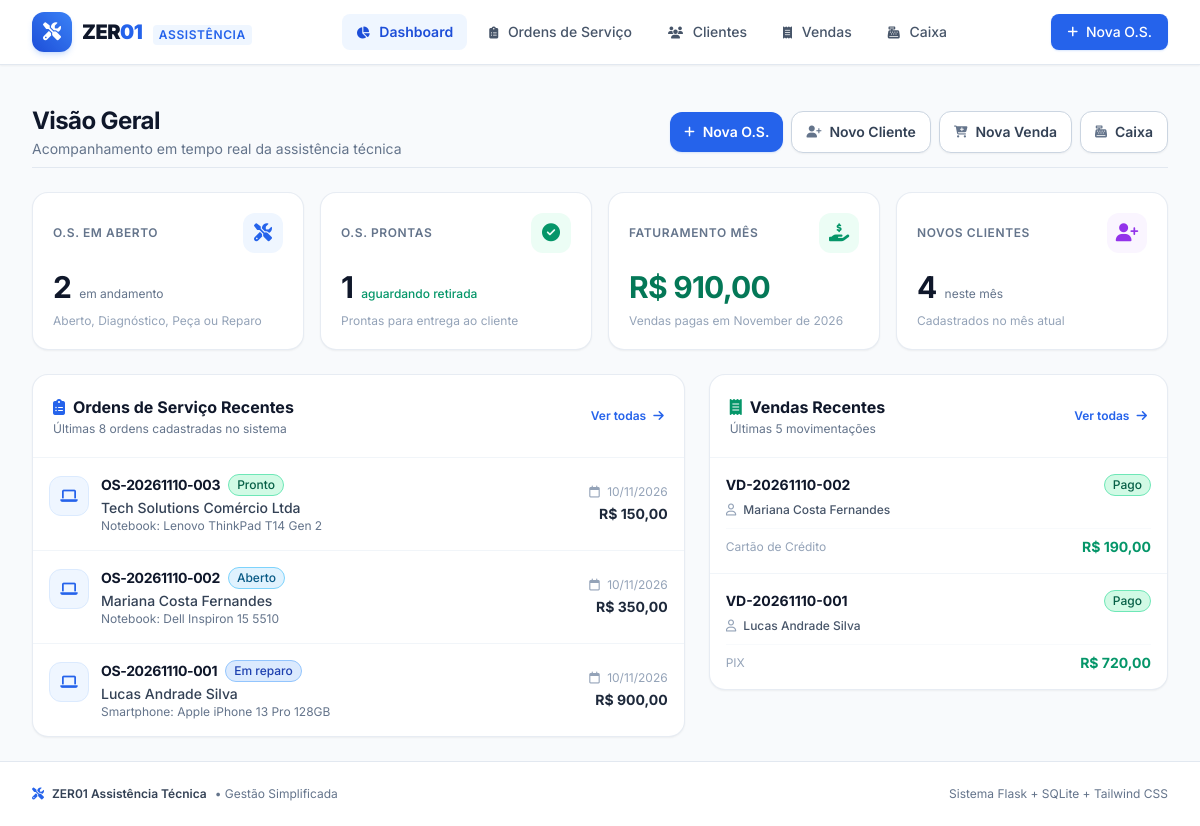
Before: / with the older database file.
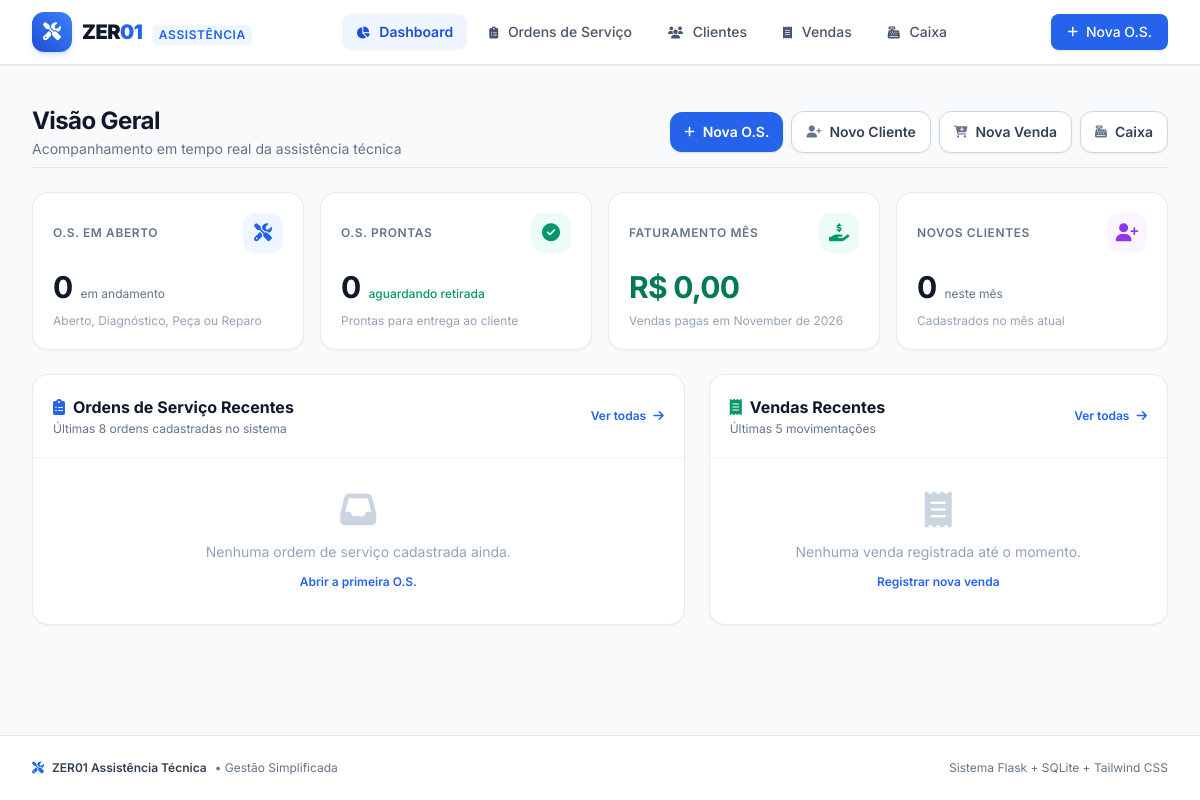
After: the same page with the newer database file.
### models.py (models this page shows, shortened)
class OrdemServico(db.Model):
    __tablename__ = 'ordens_servico'
    id = db.Column(db.Integer, primary_key=True)
    numero = db.Column(db.String(30), unique=True, nullable=False, index=True)
    cliente_id = db.Column(db.Integer, db.ForeignKey('clientes.id'), nullable=False)
    tipo_equipamento = db.Column(db.String(60), nullable=True)  # Celular, Notebook, etc.
    marca = db.Column(db.String(60), nullable=True)
    modelo = db.Column(db.String(100), nullable=True)
    numero_serie = db.Column(db.String(100), nullable=True)
    senha_equipamento = db.Column(db.String(100), nullable=True)
    problema = db.Column(db.Text, nullable=True)  # Reclamação do cliente
    diagnostico = db.Column(db.Text, nullable=True)  # Diagnóstico técnico
    status = db.Column(db.String(40), default='Aberto', nullable=False, index=True)
    tecnico = db.Column(db.String(100), nullable=True)
    data_abertura = db.Column(db.DateTime, default=datetime.now, nullable=False)
    data_previsao = db.Column(db.Date, nullable=True)
    data_conclusao = db.Column(db.DateTime, nullable=True)
    data_entrega = db.Column(db.DateTime, nullable=True)
    valor_mao_obra = db.Column(db.Float, default=0.0, nullable=False)
    valor_pecas = db.Column(db.Float, default=0.0, nullable=False)
    observacoes = db.Column(db.Text, nullable=True)
    vendas = db.relationship(
        'Venda',
        backref='ordem_servico',
        lazy=True,
        order_by='desc(Venda.data)'
    )
    @property
    def valor_total(self):
        return (self.valor_mao_obra or 0.0) + (self.valor_pecas or 0.0)

class Cliente(db.Model):
    __tablename__ = 'clientes'
    id = db.Column(db.Integer, primary_key=True)
    nome = db.Column(db.String(150), nullable=False, index=True)
    cpf_cnpj = db.Column(db.String(25), nullable=True, index=True)
    telefone = db.Column(db.String(25), nullable=True, index=True)
    email = db.Column(db.String(120), nullable=True)
    endereco = db.Column(db.String(255), nullable=True)
    observacoes = db.Column(db.Text, nullable=True)
    criado_em = db.Column(db.DateTime, default=datetime.now, nullable=False)
    ordens_servico = db.relationship(
        'OrdemServico',
        backref='cliente',
        lazy=True,
        order_by='desc(OrdemServico.data_abertura)'
    )
    vendas = db.relationship(
        'Venda',
        backref='cliente',
        lazy=True,
        order_by='desc(Venda.data)'
    )

class Venda(db.Model):
    __tablename__ = 'vendas'
    id = db.Column(db.Integer, primary_key=True)
    numero = db.Column(db.String(30), unique=True, nullable=False, index=True)
    cliente_id = db.Column(db.Integer, db.ForeignKey('clientes.id'), nullable=True)
    ordem_servico_id = db.Column(db.Integer, db.ForeignKey('ordens_servico.id'), nullable=True)
    data = db.Column(db.DateTime, default=datetime.now, nullable=False)
    valor_total = db.Column(db.Float, default=0.0, nullable=False)
    forma_pagamento = db.Column(db.String(50), nullable=True)  # Dinheiro, PIX, Cartão, etc.
    status = db.Column(db.String(30), default='Pago', nullable=False, index=True)
    observacoes = db.Column(db.Text, nullable=True)
    itens = db.relationship(
        'ItemVenda',
        backref='venda',
        cascade='all, delete-orphan',
        lazy=True
    )

### app.py (the view)
@app.route('/')
def dashboard():
    agora = datetime.now()
    inicio_mes = datetime(agora.year, agora.month, 1, 0, 0, 0)
    _, ultimo_dia = monthrange(agora.year, agora.month)
    fim_mes = datetime(agora.year, agora.month, ultimo_dia, 23, 59, 59)
    status_abertas = ['Aberto', 'Em diagnóstico', 'Aguardando peça', 'Em reparo']
    qtd_os_abertas = OrdemServico.query.filter(OrdemServico.status.in_(status_abertas)).count()
    qtd_os_prontas = OrdemServico.query.filter_by(status='Pronto').count()
    vendas_mes_pago = Venda.query.filter(
        Venda.status == 'Pago',
        Venda.data >= inicio_mes,
        Venda.data <= fim_mes
    ).all()
    faturamento_mes = sum(v.valor_total for v in vendas_mes_pago)
    qtd_clientes_novos = Cliente.query.filter(
        Cliente.criado_em >= inicio_mes,
        Cliente.criado_em <= fim_mes
    ).count()
    os_recentes = OrdemServico.query.order_by(OrdemServico.data_abertura.desc()).limit(8).all()
    vendas_recentes = Venda.query.order_by(Venda.data.desc()).limit(5).all()
    return render_template(
        'dashboard.html',
        qtd_os_abertas=qtd_os_abertas,
        qtd_os_prontas=qtd_os_prontas,
        faturamento_mes=faturamento_mes,
        qtd_clientes_novos=qtd_clientes_novos,
        os_recentes=os_recentes,
        vendas_recentes=vendas_recentes,
        mes_atual_nome=agora.strftime('%B de %Y')
    )

### app.py (called while the page is built)
@app.template_filter('currency')
def format_currency(value):
    if value is None:
        value = 0.0
    try:
        val = float(value)
        formatted = f"{val:,.2f}".replace(',', 'X').replace('.', ',').replace('X', '.')
        return f"R$ {formatted}"
    except (ValueError, TypeError):
        return "R$ 0,00"

@app.template_filter('format_date')
def format_date(value):
    if not value:
        return "—"
    if isinstance(value, (datetime, date)):
        return value.strftime('%d/%m/%Y')
    return str(value)

@app.template_filter('status_venda_badge')
def status_venda_badge(status):
    cores = {
        'Pago': 'bg-emerald-100 text-emerald-800 border-emerald-300 ring-emerald-500/30',
        'Pendente': 'bg-amber-100 text-amber-800 border-amber-300 ring-amber-500/30',
        'Cancelado': 'bg-rose-100 text-rose-800 border-rose-300 ring-rose-500/30',
    }
    return cores.get(status, 'bg-gray-100 text-gray-800 border-gray-300 ring-gray-500/30')

### templates/dashboard.html (shortened to what the changed rows need)
{% extends "base.html" %}
{% block content %}
<div class="space-y-6">
    <div class="flex flex-col sm:flex-row sm:items-center sm:justify-between gap-4 pb-2 border-b border-slate-200">
        <div>
            <h1 class="text-2xl font-bold tracking-tight text-slate-900">Visão Geral</h1>
        </div>
    </div>
    <div class="grid grid-cols-1 sm:grid-cols-2 lg:grid-cols-4 gap-4">
        <div class="bg-white p-5 rounded-2xl border border-slate-200/80 shadow-sm hover:shadow-md transition-shadow">
            <div class="mt-4 flex items-baseline gap-2">
                <span class="text-3xl font-bold tracking-tight text-slate-900">{{ qtd_os_abertas }}</span>
                <span class="text-xs text-slate-500">em andamento</span>
            </div>
        </div>
        <div class="bg-white p-5 rounded-2xl border border-slate-200/80 shadow-sm hover:shadow-md transition-shadow">
            <div class="mt-4 flex items-baseline gap-2">
                <span class="text-3xl font-bold tracking-tight text-slate-900">{{ qtd_os_prontas }}</span>
                <span class="text-xs text-emerald-600 font-medium">aguardando retirada</span>
            </div>
        </div>
        <div class="bg-white p-5 rounded-2xl border border-slate-200/80 shadow-sm hover:shadow-md transition-shadow">
            <div class="mt-4 flex items-baseline gap-2">
                <span class="text-2xl sm:text-3xl font-bold tracking-tight text-emerald-700">{{ faturamento_mes | currency }}</span>
            </div>
        </div>
        <div class="bg-white p-5 rounded-2xl border border-slate-200/80 shadow-sm hover:shadow-md transition-shadow">
            <div class="mt-4 flex items-baseline gap-2">
                <span class="text-3xl font-bold tracking-tight text-slate-900">{{ qtd_clientes_novos }}</span>
                <span class="text-xs text-slate-500">neste mês</span>
            </div>
        </div>
    </div>
    <div class="grid grid-cols-1 lg:grid-cols-12 gap-6 items-start">
        <div class="lg:col-span-7 xl:col-span-8 bg-white rounded-2xl border border-slate-200/80 shadow-sm overflow-hidden">
            <div class="p-5 border-b border-slate-100 flex items-center justify-between">
                <div>
                    <h2 class="text-base font-bold text-slate-900 flex items-center gap-2">
                        <i class="fa-solid fa-clipboard-list text-blue-600"></i>
                        Ordens de Serviço Recentes
                    </h2>
                </div>
            </div>
            {% if os_recentes %}
                <div class="divide-y divide-slate-100">
                    {% for o in os_recentes %}
                        <div class="p-4 hover:bg-slate-50/80 transition-colors flex flex-col sm:flex-row sm:items-center sm:justify-between gap-3">
                            <div class="flex items-start gap-3 min-w-0">
                                <div class="w-10 h-10 rounded-xl bg-blue-50 border border-blue-100 flex items-center justify-center text-blue-600 shrink-0 mt-0.5">
                                    <i class="fa-solid fa-laptop text-sm"></i>
                                </div>
                                <div class="min-w-0">
                                    <div class="flex items-center gap-2 flex-wrap">
                                        <a href="{{ url_for('os_detalhe', id=o.id) }}" class="font-bold text-slate-900 hover:text-blue-600 text-sm tracking-tight">
                                            {{ o.numero }}
                                        </a>
                                        <span class="inline-flex items-center px-2 py-0.5 rounded-full text-xs font-medium border {{ o.status | status_os_badge }}">
                                            {{ o.status }}
                                        </span>
                                    </div>
                                    <p class="text-sm text-slate-700 font-medium truncate mt-0.5">
                                        {{ o.cliente.nome }}
                                    </p>
                                    <p class="text-xs text-slate-500 truncate">
                                        {{ o.tipo_equipamento or 'Equipamento' }}: {{ o.marca }} {{ o.modelo }}
                                    </p>
                                </div>
                            </div>
                            <div class="flex sm:flex-col items-center sm:items-end justify-between sm:justify-center border-t sm:border-t-0 pt-2 sm:pt-0 border-slate-100 shrink-0">
                                <span class="text-xs text-slate-400">
                                    <i class="fa-regular fa-calendar mr-1"></i> {{ o.data_abertura | format_date }}
                                </span>
                                <span class="text-sm font-bold text-slate-800 sm:mt-1">
                                    {{ o.valor_total | currency }}
                                </span>
                            </div>
                        </div>
                    {% endfor %}
                </div>
            {% else %}
                <div class="p-8 text-center text-slate-400">
                    <i class="fa-solid fa-inbox text-4xl mb-3 text-slate-300"></i>
                    <p class="text-sm">Nenhuma ordem de serviço cadastrada ainda.</p>
                    <a href="{{ url_for('os_nova') }}" class="inline-block mt-3 text-xs font-semibold text-blue-600 hover:underline">
                        Abrir a primeira O.S.
                    </a>
                </div>
            {% endif %}
        </div>
        <div class="lg:col-span-5 xl:col-span-4 bg-white rounded-2xl border border-slate-200/80 shadow-sm overflow-hidden">
            <div class="p-5 border-b border-slate-100 flex items-center justify-between">
                <div>
                    <h2 class="text-base font-bold text-slate-900 flex items-center gap-2">
                        <i class="fa-solid fa-receipt text-emerald-600"></i>
                        Vendas Recentes
                    </h2>
                </div>
            </div>
            {% if vendas_recentes %}
                <div class="divide-y divide-slate-100">
                    {% for v in vendas_recentes %}
                        <div class="p-4 hover:bg-slate-50/80 transition-colors">
                            <div class="flex items-center justify-between mb-1.5">
                                <a href="{{ url_for('vendas_detalhe', id=v.id) }}" class="font-bold text-slate-900 hover:text-blue-600 text-sm">
                                    {{ v.numero }}
                                </a>
                                <span class="inline-flex items-center px-2 py-0.5 rounded-full text-xs font-medium border {{ v.status | status_venda_badge }}">
                                    {{ v.status }}
                                </span>
                            </div>
                            <p class="text-xs text-slate-600 font-medium truncate">
                                {% if v.cliente %}
                                    <i class="fa-regular fa-user mr-1 text-slate-400"></i> {{ v.cliente.nome }}
                                {% else %}
                                    <i class="fa-solid fa-store mr-1 text-slate-400"></i> Consumidor Avulso
                                {% endif %}
                            </p>
                            <div class="flex items-center justify-between mt-2.5 pt-2 border-t border-slate-50">
                                <span class="text-xs text-slate-400">
                                    {{ v.forma_pagamento or 'Não def.' }}
                                </span>
                                <span class="text-sm font-bold text-emerald-600">
                                    {{ v.valor_total | currency }}
                                </span>
                            </div>
                        </div>
                    {% endfor %}
                </div>
            {% else %}
                <div class="p-8 text-center text-slate-400">
                    <i class="fa-solid fa-receipt text-4xl mb-3 text-slate-300"></i>
                    <p class="text-sm">Nenhuma venda registrada até o momento.</p>
                    <a href="{{ url_for('vendas_nova') }}" class="inline-block mt-3 text-xs font-semibold text-blue-600 hover:underline">
                        Registrar nova venda
                    </a>
                </div>
            {% endif %}
        </div>
    </div>
</div>
{% endblock %}

Changed rows visible on the page:
removed OrdemServico: numero "OS-20261110-003", status "Pronto", cliente.nome "Tech Solutions Comércio Ltda", tipo_equipamento "Notebook", marca "Lenovo", modelo "ThinkPad T14 Gen 2", data_abertura "10/11/2026", valor_total "R$ 150,00"
removed OrdemServico: numero "OS-20261110-002", status "Aberto", cliente.nome "Mariana Costa Fernandes", tipo_equipamento "Notebook", marca "Dell", modelo "Inspiron 15 5510", data_abertura "10/11/2026", valor_total "R$ 350,00"
removed OrdemServico: numero "OS-20261110-001", status "Em reparo", cliente.nome "Lucas Andrade Silva", tipo_equipamento "Smartphone", marca "Apple", modelo "iPhone 13 Pro 128GB", data_abertura "10/11/2026", valor_total "R$ 900,00"
removed Venda: numero "VD-20261110-002", status "Pago", cliente.nome "Mariana Costa Fernandes", forma_pagamento "Cartão de Crédito", valor_total "R$ 190,00"
removed Venda: numero "VD-20261110-001", status "Pago", cliente.nome "Lucas Andrade Silva", forma_pagamento "PIX", valor_total "R$ 720,00"
Other visible differences:
{{ qtd_os_abertas }}: "2" → "0"
{{ qtd_os_prontas }}: "1" → "0"
{{ faturamento_mes | currency }}: "R$ 910,00" → "R$ 0,00"
{{ qtd_clientes_novos }}: "4" → "0"
text now shown: "Nenhuma ordem de serviço cadastrada ainda. Abrir a primeira O.S. Nenhuma venda registrada até o momento. Registrar nova venda"
